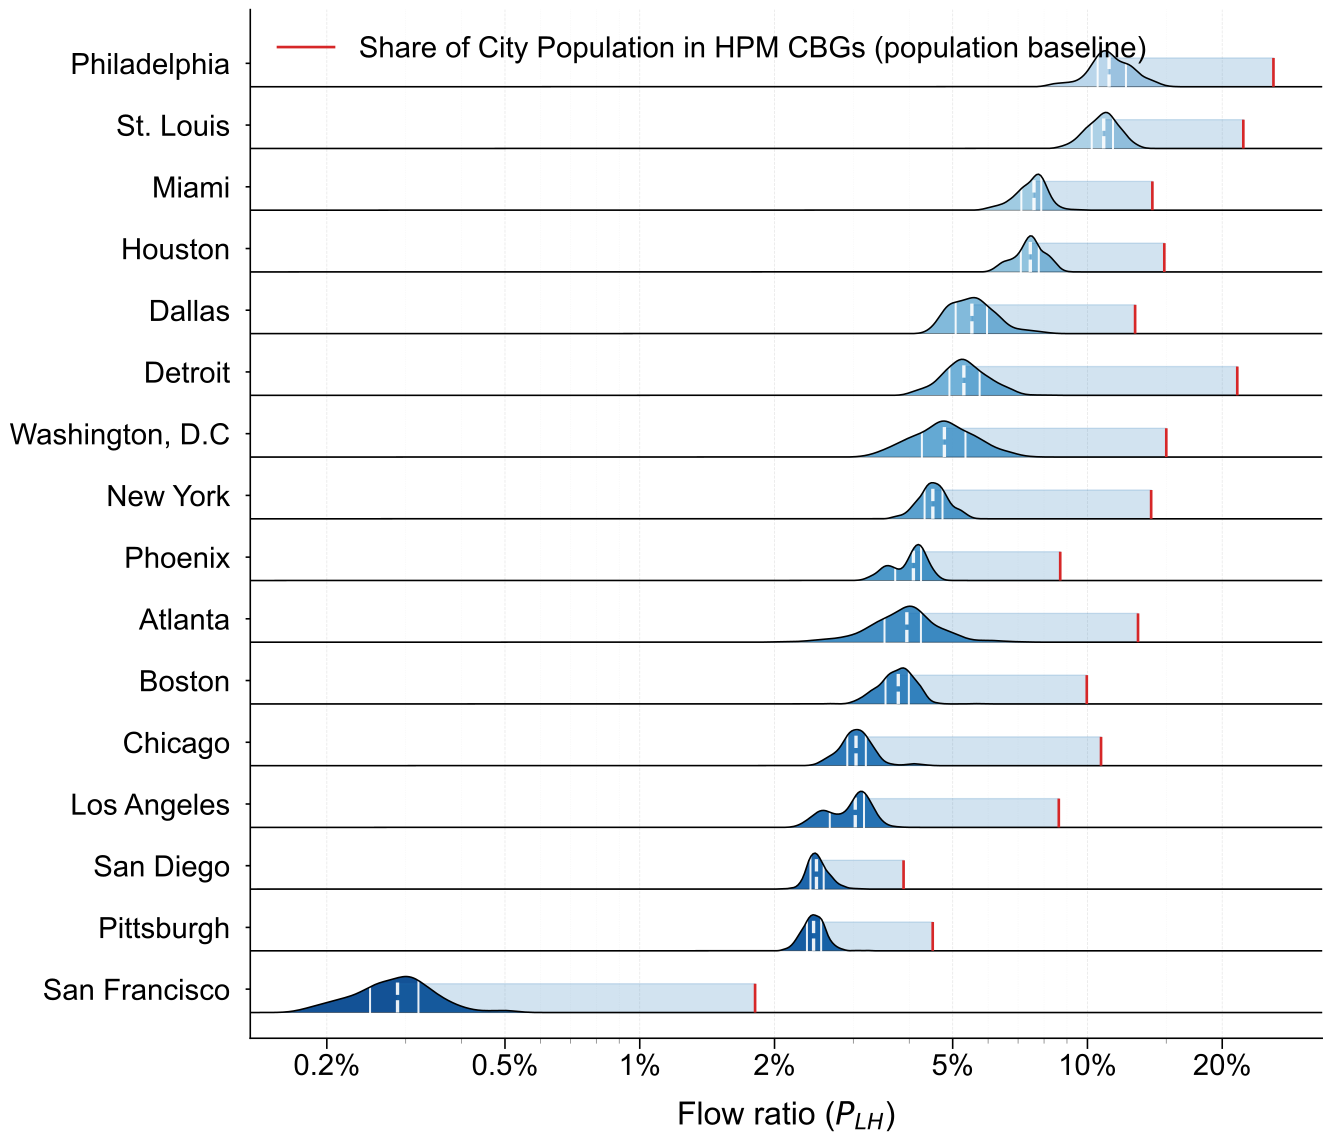

Generate this figure with Python:
import glob
import os

import matplotlib

matplotlib.use("Agg")
import matplotlib.pyplot as plt
import numpy as np
import pandas as pd
from matplotlib.ticker import FixedLocator
from scipy import stats


plt.style.use("default")
plt.rcParams["font.sans-serif"] = ["Arial"]
plt.rcParams["axes.unicode_minus"] = False
plt.rcParams["figure.facecolor"] = "white"

SCRIPT_DIR = os.path.dirname(os.path.abspath(__file__))
REFERENCE_FILE = os.path.join(SCRIPT_DIR, "Fig2BC.csv")
DATA_DIR = os.path.join(SCRIPT_DIR, "Fig2BC_city", "LPW_to_HPM")
OUTPUT_DIR = SCRIPT_DIR
os.makedirs(OUTPUT_DIR, exist_ok=True)

BASELINE_COLUMN = "log_HPM"
FLOW_SHARE_COLUMN = "log_flow_share_LPW_to_HPM"
REQUIRED_REFERENCE_COLUMNS = {"city", BASELINE_COLUMN}
REQUIRED_CITY_COLUMNS = {FLOW_SHARE_COLUMN}


def validate_columns(df, required_columns, source_name):
    missing = sorted(required_columns - set(df.columns))
    if missing:
        raise ValueError(f"{source_name} is missing required columns: {missing}")


reference_df = pd.read_csv(REFERENCE_FILE)
validate_columns(reference_df, REQUIRED_REFERENCE_COLUMNS, REFERENCE_FILE)

reference_values = (
    reference_df.dropna(subset=["city", BASELINE_COLUMN])
    .assign(city=lambda frame: frame["city"].astype(str).str.strip())
    .set_index("city")[BASELINE_COLUMN]
    .astype(float)
    .to_dict()
)

csv_files = glob.glob(os.path.join(DATA_DIR, "*.csv"))
city_data = {}

for file_path in csv_files:
    city = os.path.splitext(os.path.basename(file_path))[0]
    df = pd.read_csv(file_path)
    validate_columns(df, REQUIRED_CITY_COLUMNS, file_path)
    if "city" in df.columns:
        df["city"] = df["city"].astype(str).str.strip()
    df[FLOW_SHARE_COLUMN] = pd.to_numeric(df[FLOW_SHARE_COLUMN], errors="coerce")
    values = df[FLOW_SHARE_COLUMN].dropna().values
    if len(values) > 1:
        city_data[city] = values

if not city_data:
    raise ValueError(f"No usable city data found in {DATA_DIR}")

city_means = {city: np.mean(data) for city, data in city_data.items()}
city_order = sorted(city_means.keys(), key=lambda city: city_means[city], reverse=True)

fig, ax = plt.subplots(figsize=(14, 12))
fig.patch.set_facecolor("white")

n_cities = len(city_order)
colors = plt.cm.Blues(np.linspace(0.3, 0.9, n_cities))

all_values = np.concatenate([city_data[city] for city in city_order])
x_min_data, x_max_data = np.min(all_values), np.max(all_values)
matching_refs = [reference_values[city] for city in city_order if city in reference_values]
max_ref_value = max(matching_refs) if matching_refs else x_max_data
min_ref_value = min(matching_refs) if matching_refs else x_min_data
x_min, x_max = min(x_min_data, min_ref_value), max(x_max_data, max_ref_value)
buffer = (x_max - x_min) * 0.05
x_min_plot, x_max_plot = x_min - buffer, x_max + buffer

ridge_height, y_spacing, overlap = 0.7, 1.2, 0.65
ref_line_height_factor = 0.8

for i, city in enumerate(city_order):
    data = city_data[city]
    density = stats.gaussian_kde(data)
    x_range = np.linspace(x_min_plot, x_max_plot, 500)
    y_density = density(x_range)
    y_density = y_density / y_density.max() * ridge_height
    y_pos = (n_cities - 1 - i) * y_spacing

    ax.plot([x_min_plot, x_max_plot], [y_pos, y_pos], color="black", linewidth=0.5, alpha=0.6)

    median = np.median(data)
    q25, q75 = np.percentile(data, [25, 75])

    for quantile, line_width in zip([median, q25, q75], [2.5, 1.5, 1.5]):
        q_y = y_pos + y_density[np.argmin(np.abs(x_range - quantile))]
        ax.plot(
            [quantile, quantile],
            [y_pos, q_y],
            color="white",
            linewidth=line_width,
            alpha=0.9,
            linestyle="--" if quantile == median else "-",
        )

    ax.fill_between(x_range, y_pos, y_pos + y_density, color=colors[i], alpha=0.95, linewidth=0)
    ax.plot(x_range, y_pos + y_density, color="black", linewidth=1.2)

first_ref = True
for i, city in enumerate(city_order):
    if city in reference_values:
        ref_value = reference_values[city]
        data = city_data[city]
        median = np.median(data)
        y_pos = (n_cities - 1 - i) * y_spacing

        line_height = ridge_height * ref_line_height_factor
        y_bottom = y_pos
        y_top = y_pos + line_height
        x_start, x_end = sorted([ref_value, median])
        ax.fill_betweenx([y_bottom, y_top], x_start, x_end, color="#1f77b4", alpha=0.2, zorder=1)

        if first_ref:
            ax.vlines(
                ref_value,
                y_pos,
                y_top,
                color="#d62728",
                linewidth=2.0,
                alpha=1.0,
                label="Share of City Population in HPM CBGs (population baseline)",
            )
            first_ref = False
        else:
            ax.vlines(ref_value, y_pos, y_top, color="#d62728", linewidth=2.0, alpha=1.0)

ax.set_xlim(x_min_plot, x_max_plot)
ax.set_ylim(-0.5, (n_cities - 1) * y_spacing + ridge_height + 0.8)
y_ticks = [(n_cities - 1 - i) * y_spacing + ridge_height * overlap for i in range(n_cities)]
ax.set_yticks(y_ticks)
ax.set_yticklabels(city_order, fontsize=22, fontweight="medium", ha="right", x=-0.01)

target_percentages = [0.2, 0.5, 1, 2, 5, 10, 20]
target_xticks = np.log(np.array(target_percentages) / 100)
ax.xaxis.set_major_locator(FixedLocator(target_xticks))
ax.set_xticklabels([f"{p}%" for p in target_percentages], fontsize=22)

minor_percentages = [0.3, 0.4, 0.6, 0.7, 0.8, 0.9, 3, 4, 6, 7, 8, 9, 15]
minor_xticks = np.log(np.array(minor_percentages) / 100)
ax.xaxis.set_minor_locator(FixedLocator(minor_xticks))

ax.set_xlabel("Flow ratio ($P_{LH}$)", fontsize=24, labelpad=15)

ax.tick_params(axis="both", which="major", labelsize=22, width=1.2)
ax.tick_params(axis="x", which="major", length=8)
ax.tick_params(axis="x", which="minor", length=4, color="gray")

ax.grid(axis="x", which="major", linestyle="--", alpha=0.3, linewidth=0.6)
ax.grid(axis="x", which="minor", linestyle=":", alpha=0.15, linewidth=0.5)

ax.set_axisbelow(True)
ax.spines["top"].set_visible(False)
ax.spines["right"].set_visible(False)
ax.spines["left"].set_linewidth(1.2)
ax.spines["bottom"].set_linewidth(1.2)

ax.legend(loc="upper left", fontsize=22, frameon=False)

plt.tight_layout()

png_path = os.path.join(OUTPUT_DIR, "Fig2C.png")
svg_path = os.path.join(OUTPUT_DIR, "Fig2C.svg")
plt.savefig(png_path, dpi=300, bbox_inches="tight", facecolor="white")
plt.savefig(svg_path, bbox_inches="tight", facecolor="white")

plt.show()
print(f"Figure saved: {png_path}")
